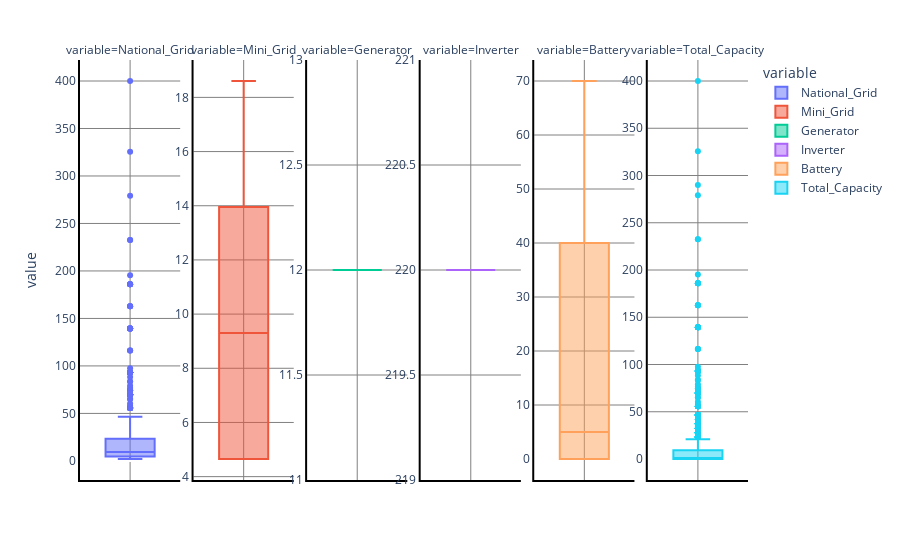

The code cell stored with this chart in its notebook:
### Markdown cell above
### Using boxplot to see outliers in the dataset

### Code cell
fig = px.box(df_analysis.melt(), y="value", facet_col="variable", boxmode="overlay", color="variable")
fig.update_yaxes(matches=None)

for i in range(len(fig["data"])):
    yaxis_name = 'yaxis' if i == 0 else f'yaxis{i + 1}'
    fig.layout[yaxis_name].showticklabels = True

fig.update_layout(legend = dict(bgcolor = 'white'))
fig.update_layout(plot_bgcolor='white')

fig.update_xaxes(showline=True, linewidth=2, linecolor='black')#, mirror=True)
fig.update_yaxes(showline=True, linewidth=2, linecolor='black')#, mirror=True)

fig.update_xaxes(showgrid=True, gridwidth=1, gridcolor='gray')
fig.update_yaxes(showgrid=True, gridwidth=1, gridcolor='gray')

fig.show()

### Figure 1 — Plotly figure (JSON) as saved in the notebook; plotly's stock layout.template omitted (floating-point values rounded to 4 significant figures; data arrays with more than 128 entries replaced by an {"elided": "..."} marker saying what was removed)
{"data": [{"alignmentgroup": "True", "hovertemplate": "variable=National_Grid<br>value=%{y}<extra></extra>", "legendgroup": "National_Grid", "marker": {"color": "#636efa"}, "name": "National_Grid", "notched": false, "offsetgroup": "National_Grid", "orientation": "v", "showlegend": true, "type": "box", "x0": " ", "xaxis": "x", "y": {"elided": "3295 float values"}, "y0": " ", "yaxis": "y"}, {"alignmentgroup": "True", "hovertemplate": "variable=Mini_Grid<br>value=%{y}<extra></extra>", "legendgroup": "Mini_Grid", "marker": {"color": "#EF553B"}, "name": "Mini_Grid", "notched": false, "offsetgroup": "Mini_Grid", "orientation": "v", "showlegend": true, "type": "box", "x0": " ", "xaxis": "x2", "y": {"elided": "3295 float values"}, "y0": " ", "yaxis": "y2"}, {"alignmentgroup": "True", "hovertemplate": "variable=Generator<br>value=%{y}<extra></extra>", "legendgroup": "Generator", "marker": {"color": "#00cc96"}, "name": "Generator", "notched": false, "offsetgroup": "Generator", "orientation": "v", "showlegend": true, "type": "box", "x0": " ", "xaxis": "x3", "y": {"elided": "3295 int values"}, "y0": " ", "yaxis": "y3"}, {"alignmentgroup": "True", "hovertemplate": "variable=Inverter<br>value=%{y}<extra></extra>", "legendgroup": "Inverter", "marker": {"color": "#ab63fa"}, "name": "Inverter", "notched": false, "offsetgroup": "Inverter", "orientation": "v", "showlegend": true, "type": "box", "x0": " ", "xaxis": "x4", "y": {"elided": "3295 int values"}, "y0": " ", "yaxis": "y4"}, {"alignmentgroup": "True", "hovertemplate": "variable=Battery<br>value=%{y}<extra></extra>", "legendgroup": "Battery", "marker": {"color": "#FFA15A"}, "name": "Battery", "notched": false, "offsetgroup": "Battery", "orientation": "v", "showlegend": true, "type": "box", "x0": " ", "xaxis": "x5", "y": {"elided": "3295 int values"}, "y0": " ", "yaxis": "y5"}, {"alignmentgroup": "True", "hovertemplate": "variable=Total_Capacity<br>value=%{y}<extra></extra>", "legendgroup": "Total_Capacity", "marker": {"color": "#19d3f3"}, "name": "Total_Capacity", "notched": false, "offsetgroup": "Total_Capacity", "orientation": "v", "showlegend": true, "type": "box", "x0": " ", "xaxis": "x6", "y": {"elided": "3295 float values"}, "y0": " ", "yaxis": "y6"}], "layout": {"annotations": [{"font": {}, "showarrow": false, "text": "variable=National_Grid", "x": 0.075, "xanchor": "center", "xref": "paper", "y": 1, "yanchor": "bottom", "yref": "paper"}, {"font": {}, "showarrow": false, "text": "variable=Mini_Grid", "x": 0.245, "xanchor": "center", "xref": "paper", "y": 1, "yanchor": "bottom", "yref": "paper"}, {"font": {}, "showarrow": false, "text": "variable=Generator", "x": 0.415, "xanchor": "center", "xref": "paper", "y": 1, "yanchor": "bottom", "yref": "paper"}, {"font": {}, "showarrow": false, "text": "variable=Inverter", "x": 0.585, "xanchor": "center", "xref": "paper", "y": 1, "yanchor": "bottom", "yref": "paper"}, {"font": {}, "showarrow": false, "text": "variable=Battery", "x": 0.755, "xanchor": "center", "xref": "paper", "y": 1, "yanchor": "bottom", "yref": "paper"}, {"font": {}, "showarrow": false, "text": "variable=Total_Capacity", "x": 0.925, "xanchor": "center", "xref": "paper", "y": 1, "yanchor": "bottom", "yref": "paper"}], "boxmode": "overlay", "legend": {"bgcolor": "white", "title": {"text": "variable"}, "tracegroupgap": 0}, "margin": {"t": 60}, "plot_bgcolor": "white", "xaxis": {"anchor": "y", "domain": [0, 0.15], "gridcolor": "gray", "gridwidth": 1, "linecolor": "black", "linewidth": 2, "showgrid": true, "showline": true}, "xaxis2": {"anchor": "y2", "domain": [0.17, 0.32], "gridcolor": "gray", "gridwidth": 1, "linecolor": "black", "linewidth": 2, "matches": "x", "showgrid": true, "showline": true}, "xaxis3": {"anchor": "y3", "domain": [0.34, 0.49], "gridcolor": "gray", "gridwidth": 1, "linecolor": "black", "linewidth": 2, "matches": "x", "showgrid": true, "showline": true}, "xaxis4": {"anchor": "y4", "domain": [0.51, 0.66], "gridcolor": "gray", "gridwidth": 1, "linecolor": "black", "linewidth": 2, "matches": "x", "showgrid": true, "showline": true}, "xaxis5": {"anchor": "y5", "domain": [0.68, 0.83], "gridcolor": "gray", "gridwidth": 1, "linecolor": "black", "linewidth": 2, "matches": "x", "showgrid": true, "showline": true}, "xaxis6": {"anchor": "y6", "domain": [0.85, 1], "gridcolor": "gray", "gridwidth": 1, "linecolor": "black", "linewidth": 2, "matches": "x", "showgrid": true, "showline": true}, "yaxis": {"anchor": "x", "domain": [0, 1], "gridcolor": "gray", "gridwidth": 1, "linecolor": "black", "linewidth": 2, "showgrid": true, "showline": true, "showticklabels": true, "title": {"text": "value"}}, "yaxis2": {"anchor": "x2", "domain": [0, 1], "gridcolor": "gray", "gridwidth": 1, "linecolor": "black", "linewidth": 2, "showgrid": true, "showline": true, "showticklabels": true}, "yaxis3": {"anchor": "x3", "domain": [0, 1], "gridcolor": "gray", "gridwidth": 1, "linecolor": "black", "linewidth": 2, "showgrid": true, "showline": true, "showticklabels": true}, "yaxis4": {"anchor": "x4", "domain": [0, 1], "gridcolor": "gray", "gridwidth": 1, "linecolor": "black", "linewidth": 2, "showgrid": true, "showline": true, "showticklabels": true}, "yaxis5": {"anchor": "x5", "domain": [0, 1], "gridcolor": "gray", "gridwidth": 1, "linecolor": "black", "linewidth": 2, "showgrid": true, "showline": true, "showticklabels": true}, "yaxis6": {"anchor": "x6", "domain": [0, 1], "gridcolor": "gray", "gridwidth": 1, "linecolor": "black", "linewidth": 2, "showgrid": true, "showline": true, "showticklabels": true}}}
